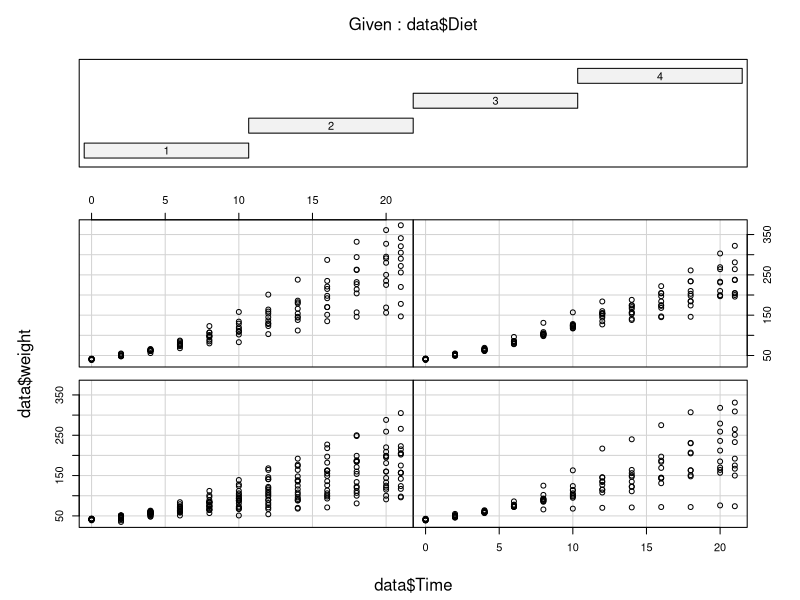
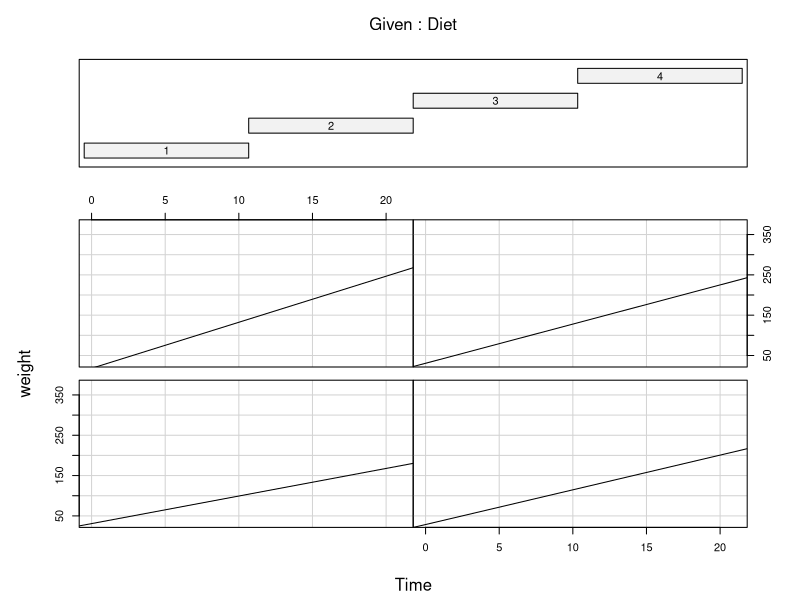
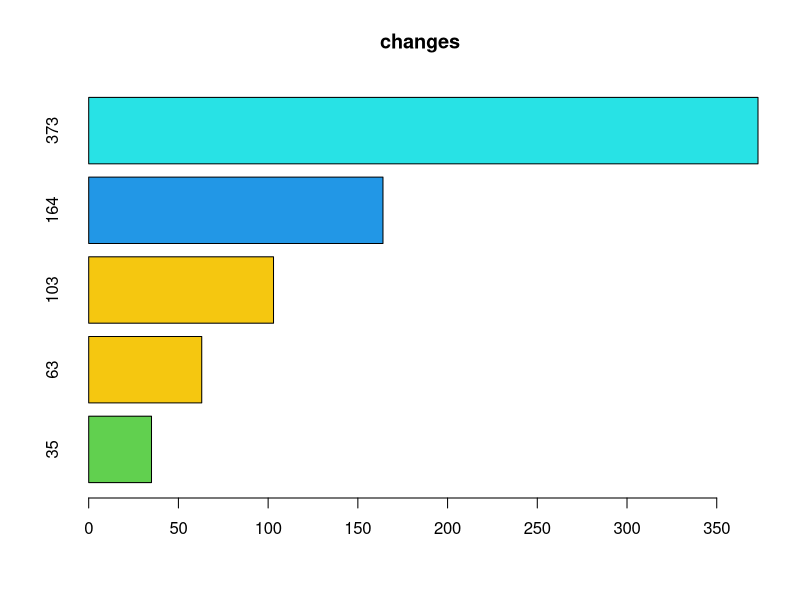
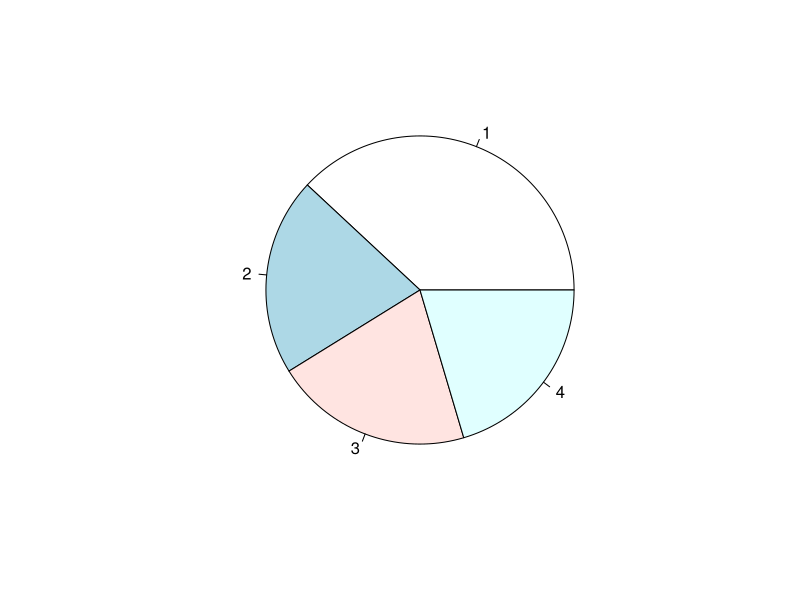
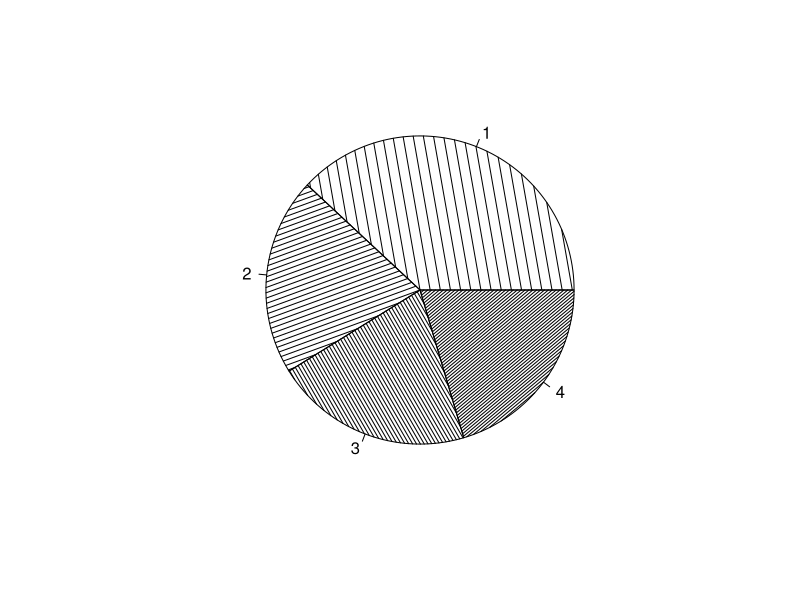

These figures' R source, in order:
# conditional plot

library(datasets)
data = ChickWeight

coplot(data$weight ~ data$Time|data$Diet)

# how about fitting a line on each plot
coplot(weight~Time|Diet,data = data,panel = function (x,y,...){abline(lm(y~x))})


# making a table out of dataset to summerize
table(data$Diet,dnn = 'observation per diet')

with(data = data, table(weight,Diet,dnn = 'observation per diet'))

five_vals = fivenum(data$weight)
barplot(five_vals,names.arg = five_vals, horiz = T, col = five_vals, main = 'changes')

# pie chart

pie(table(data$Diet))
pie(table(data$Diet),labels = c('1','2','3','4'), density = 10*1:4, angle = 100*1:4)

# list and unlist

a_list = list(LETTERS[1:10],letters[1:7], 1,3,5,T,F)
unlisted = unlist(a_list,recursive = T)




